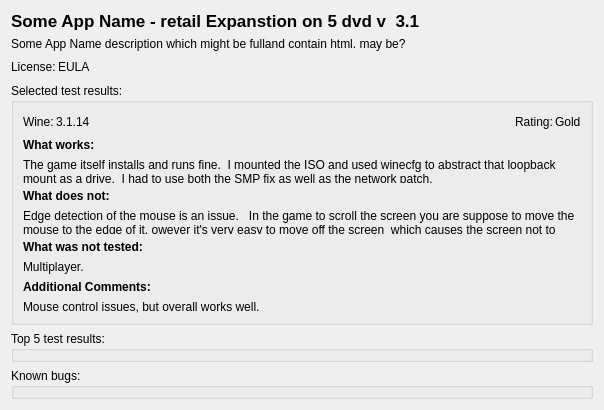
<?xml version="1.0" encoding="UTF-8"?>
<ui version="4.0">
 <class>AppTestWidget</class>
 <widget class="QWidget" name="AppTestWidget">
  <property name="geometry">
   <rect>
    <x>0</x>
    <y>0</y>
    <width>604</width>
    <height>410</height>
   </rect>
  </property>
  <property name="sizePolicy">
   <sizepolicy hsizetype="Preferred" vsizetype="Preferred">
    <horstretch>0</horstretch>
    <verstretch>0</verstretch>
   </sizepolicy>
  </property>
  <layout class="QVBoxLayout" name="TestLayout">
   <item>
    <widget class="QWidget" name="widget_2" native="true">
     <property name="sizePolicy">
      <sizepolicy hsizetype="Preferred" vsizetype="Preferred">
       <horstretch>0</horstretch>
       <verstretch>0</verstretch>
      </sizepolicy>
     </property>
     <layout class="QHBoxLayout" name="horizontalLayout">
      <property name="spacing">
       <number>5</number>
      </property>
      <property name="margin">
       <number>0</number>
      </property>
      <item>
       <widget class="QLabel" name="lblAppName">
        <property name="sizePolicy">
         <sizepolicy hsizetype="Preferred" vsizetype="Preferred">
          <horstretch>0</horstretch>
          <verstretch>0</verstretch>
         </sizepolicy>
        </property>
        <property name="font">
         <font>
          <pointsize>13</pointsize>
          <weight>75</weight>
          <bold>true</bold>
         </font>
        </property>
        <property name="text">
         <string notr="true">Some App Name - retail Expanstion on 5 dvd v  3.1</string>
        </property>
        <property name="textFormat">
         <enum>Qt::PlainText</enum>
        </property>
        <property name="scaledContents">
         <bool>false</bool>
        </property>
        <property name="textInteractionFlags">
         <set>Qt::LinksAccessibleByMouse|Qt::TextSelectableByMouse</set>
        </property>
       </widget>
      </item>
      <item>
       <spacer name="horizontalSpacer">
        <property name="orientation">
         <enum>Qt::Horizontal</enum>
        </property>
        <property name="sizeHint" stdset="0">
         <size>
          <width>387</width>
          <height>20</height>
         </size>
        </property>
       </spacer>
      </item>
     </layout>
    </widget>
   </item>
   <item>
    <widget class="QLabel" name="lblAppDesc">
     <property name="text">
      <string notr="true">Some App Name description which might be fulland contain html. may be?</string>
     </property>
     <property name="wordWrap">
      <bool>true</bool>
     </property>
     <property name="textInteractionFlags">
      <set>Qt::LinksAccessibleByMouse|Qt::TextSelectableByMouse</set>
     </property>
    </widget>
   </item>
   <item>
    <widget class="QWidget" name="widget" native="true">
     <property name="sizePolicy">
      <sizepolicy hsizetype="Preferred" vsizetype="Preferred">
       <horstretch>0</horstretch>
       <verstretch>0</verstretch>
      </sizepolicy>
     </property>
     <layout class="QHBoxLayout" name="AppDetailsLayout">
      <property name="spacing">
       <number>2</number>
      </property>
      <property name="margin">
       <number>0</number>
      </property>
      <item>
       <widget class="QLabel" name="label_4">
        <property name="sizePolicy">
         <sizepolicy hsizetype="Minimum" vsizetype="Preferred">
          <horstretch>0</horstretch>
          <verstretch>0</verstretch>
         </sizepolicy>
        </property>
        <property name="text">
         <string notr="true">License:</string>
        </property>
       </widget>
      </item>
      <item>
       <widget class="QLabel" name="lblLicense">
        <property name="sizePolicy">
         <sizepolicy hsizetype="Minimum" vsizetype="Preferred">
          <horstretch>0</horstretch>
          <verstretch>0</verstretch>
         </sizepolicy>
        </property>
        <property name="text">
         <string notr="true">EULA</string>
        </property>
       </widget>
      </item>
      <item>
       <spacer name="horizontalSpacer_3">
        <property name="orientation">
         <enum>Qt::Horizontal</enum>
        </property>
        <property name="sizeHint" stdset="0">
         <size>
          <width>93</width>
          <height>20</height>
         </size>
        </property>
       </spacer>
      </item>
     </layout>
    </widget>
   </item>
   <item>
    <widget class="QGroupBox" name="grpResults">
     <property name="sizePolicy">
      <sizepolicy hsizetype="Preferred" vsizetype="Preferred">
       <horstretch>0</horstretch>
       <verstretch>0</verstretch>
      </sizepolicy>
     </property>
     <property name="title">
      <string notr="true">Selected test results:</string>
     </property>
     <layout class="QVBoxLayout" name="verticalLayout">
      <item>
       <widget class="QWidget" name="widget_3" native="true">
        <layout class="QHBoxLayout" name="horizontalLayout_3">
         <property name="spacing">
          <number>2</number>
         </property>
         <property name="margin">
          <number>0</number>
         </property>
         <item>
          <widget class="QLabel" name="label_10">
           <property name="sizePolicy">
            <sizepolicy hsizetype="Minimum" vsizetype="Preferred">
             <horstretch>0</horstretch>
             <verstretch>0</verstretch>
            </sizepolicy>
           </property>
           <property name="text">
            <string notr="true">Wine:</string>
           </property>
          </widget>
         </item>
         <item>
          <widget class="QLabel" name="lblWineVer">
           <property name="sizePolicy">
            <sizepolicy hsizetype="Minimum" vsizetype="Preferred">
             <horstretch>0</horstretch>
             <verstretch>0</verstretch>
            </sizepolicy>
           </property>
           <property name="text">
            <string notr="true">3.1.14</string>
           </property>
          </widget>
         </item>
         <item>
          <spacer name="horizontalSpacer_5">
           <property name="orientation">
            <enum>Qt::Horizontal</enum>
           </property>
           <property name="sizeHint" stdset="0">
            <size>
             <width>40</width>
             <height>20</height>
            </size>
           </property>
          </spacer>
         </item>
         <item>
          <widget class="QLabel" name="label_11">
           <property name="sizePolicy">
            <sizepolicy hsizetype="Minimum" vsizetype="Preferred">
             <horstretch>0</horstretch>
             <verstretch>0</verstretch>
            </sizepolicy>
           </property>
           <property name="text">
            <string notr="true">Rating:</string>
           </property>
          </widget>
         </item>
         <item>
          <widget class="QLabel" name="lblRating">
           <property name="sizePolicy">
            <sizepolicy hsizetype="Minimum" vsizetype="Preferred">
             <horstretch>0</horstretch>
             <verstretch>0</verstretch>
            </sizepolicy>
           </property>
           <property name="text">
            <string notr="true">Gold</string>
           </property>
          </widget>
         </item>
        </layout>
       </widget>
      </item>
      <item>
       <widget class="QLabel" name="lblHeader0">
        <property name="font">
         <font>
          <weight>75</weight>
          <bold>true</bold>
         </font>
        </property>
        <property name="text">
         <string notr="true">What works:</string>
        </property>
        <property name="textInteractionFlags">
         <set>Qt::LinksAccessibleByMouse|Qt::TextSelectableByMouse</set>
        </property>
       </widget>
      </item>
      <item>
       <widget class="QLabel" name="lblWhatWorks">
        <property name="sizePolicy">
         <sizepolicy hsizetype="Preferred" vsizetype="Preferred">
          <horstretch>0</horstretch>
          <verstretch>0</verstretch>
         </sizepolicy>
        </property>
        <property name="text">
         <string notr="true">The game itself installs and runs fine.  I mounted the ISO and used winecfg to abstract that loopback mount as a drive.  I had to use both the SMP fix as well as the network patch.</string>
        </property>
        <property name="wordWrap">
         <bool>true</bool>
        </property>
        <property name="textInteractionFlags">
         <set>Qt::LinksAccessibleByMouse|Qt::TextSelectableByMouse</set>
        </property>
       </widget>
      </item>
      <item>
       <widget class="QLabel" name="lblHeader1">
        <property name="font">
         <font>
          <weight>75</weight>
          <bold>true</bold>
         </font>
        </property>
        <property name="text">
         <string notr="true">What does not:</string>
        </property>
        <property name="textInteractionFlags">
         <set>Qt::LinksAccessibleByMouse|Qt::TextSelectableByMouse</set>
        </property>
       </widget>
      </item>
      <item>
       <widget class="QLabel" name="lblWhatNotWorks">
        <property name="sizePolicy">
         <sizepolicy hsizetype="Preferred" vsizetype="Preferred">
          <horstretch>0</horstretch>
          <verstretch>0</verstretch>
         </sizepolicy>
        </property>
        <property name="text">
         <string notr="true">Edge detection of the mouse is an issue.   In the game to scroll the screen you are suppose to move the mouse to the edge of it. owever it's very easy to move off the screen  which causes the screen not to scroll.</string>
        </property>
        <property name="wordWrap">
         <bool>true</bool>
        </property>
        <property name="textInteractionFlags">
         <set>Qt::LinksAccessibleByMouse|Qt::TextSelectableByMouse</set>
        </property>
       </widget>
      </item>
      <item>
       <widget class="QLabel" name="lblHeader2">
        <property name="font">
         <font>
          <weight>75</weight>
          <bold>true</bold>
         </font>
        </property>
        <property name="text">
         <string notr="true">What was not tested:</string>
        </property>
        <property name="textInteractionFlags">
         <set>Qt::LinksAccessibleByMouse|Qt::TextSelectableByMouse</set>
        </property>
       </widget>
      </item>
      <item>
       <widget class="QLabel" name="lblWhatWasNotTested">
        <property name="sizePolicy">
         <sizepolicy hsizetype="Preferred" vsizetype="Preferred">
          <horstretch>0</horstretch>
          <verstretch>0</verstretch>
         </sizepolicy>
        </property>
        <property name="text">
         <string notr="true">Multiplayer.</string>
        </property>
        <property name="wordWrap">
         <bool>true</bool>
        </property>
        <property name="textInteractionFlags">
         <set>Qt::LinksAccessibleByMouse|Qt::TextSelectableByMouse</set>
        </property>
       </widget>
      </item>
      <item>
       <widget class="QLabel" name="lblHeader3">
        <property name="font">
         <font>
          <weight>75</weight>
          <bold>true</bold>
         </font>
        </property>
        <property name="text">
         <string notr="true">Additional Comments:</string>
        </property>
        <property name="textInteractionFlags">
         <set>Qt::LinksAccessibleByMouse|Qt::TextSelectableByMouse</set>
        </property>
       </widget>
      </item>
      <item>
       <widget class="QLabel" name="lblAddComments">
        <property name="sizePolicy">
         <sizepolicy hsizetype="Preferred" vsizetype="Preferred">
          <horstretch>0</horstretch>
          <verstretch>0</verstretch>
         </sizepolicy>
        </property>
        <property name="text">
         <string notr="true">Mouse control issues, but overall works well.</string>
        </property>
        <property name="wordWrap">
         <bool>true</bool>
        </property>
        <property name="textInteractionFlags">
         <set>Qt::LinksAccessibleByMouse|Qt::TextSelectableByMouse</set>
        </property>
       </widget>
      </item>
     </layout>
    </widget>
   </item>
   <item>
    <widget class="QGroupBox" name="grpTestResults">
     <property name="sizePolicy">
      <sizepolicy hsizetype="Preferred" vsizetype="Preferred">
       <horstretch>0</horstretch>
       <verstretch>0</verstretch>
      </sizepolicy>
     </property>
     <property name="title">
      <string notr="true">Top 5 test results:</string>
     </property>
     <layout class="QGridLayout" name="Top5ResultsLayout">
      <property name="margin">
       <number>0</number>
      </property>
      <property name="spacing">
       <number>0</number>
      </property>
     </layout>
    </widget>
   </item>
   <item>
    <widget class="QGroupBox" name="grpKnownBugs">
     <property name="sizePolicy">
      <sizepolicy hsizetype="Preferred" vsizetype="Preferred">
       <horstretch>0</horstretch>
       <verstretch>0</verstretch>
      </sizepolicy>
     </property>
     <property name="title">
      <string notr="true">Known bugs:</string>
     </property>
     <layout class="QGridLayout" name="BugsLayout">
      <property name="margin">
       <number>0</number>
      </property>
      <property name="spacing">
       <number>0</number>
      </property>
     </layout>
    </widget>
   </item>
  </layout>
 </widget>
 <resources/>
 <connections/>
</ui>
